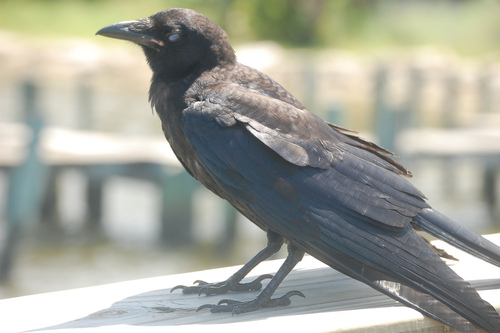
#> input picture sample/images/030.Fish_Crow/Fish_Crow_0012_25946.jpg, 500 x 333 px; its folder holds only this picture in this run
$ python I_Assignment_for_sample.py
#> lines starting #> are read from the running program, lines starting #| are printed output that depends on the picture; after the words box and inside, x2 and y2 are one past the last pixel; in counts of white or black regions, pixels touching at a corner belong together
#> further down, img is the input picture: shape (333, 500, 3); mean B, G, R 154.8, 165.5, 163.7
import os
import cv2
import numpy as np
from skimage.metrics import structural_similarity as ssim

# -----------------------------
# PATHS
# -----------------------------
image_dir = "sample/images"
gt_dir = "sample/segmentations"
output_dir = "output"
metrics_file = "metrics.txt"

os.makedirs(output_dir, exist_ok=True)

VALID_EXTS = {".jpg", ".jpeg", ".png", ".bmp"}

# -----------------------------
# FUNCTIONS
# -----------------------------
def kmeans_seg(image, k=3):
#> called with k = 3
    lab = cv2.cvtColor(image, cv2.COLOR_BGR2LAB)
#> lab: shape (333, 500, 3); mean of channels 0, 1, 2 170.5, 125.6, 133.1
    Z = lab.reshape((-1, 3)).astype(np.float32)

    _, label, center = cv2.kmeans(
        Z, k, None,
        (cv2.TERM_CRITERIA_EPS + cv2.TERM_CRITERIA_MAX_ITER, 100, 0.2),
        10, cv2.KMEANS_RANDOM_CENTERS
    )
#> center = [[95.44, 126.6, 125.1], [162.8, 124.5, 134], [223.9, 126, 137.4]]

    label = label.flatten()
    brightness = center[:, 0]  # L channel
#> brightness = [95.44, 162.8, 223.9]
    fg_label = np.argmax(brightness)
#> fg_label = 2
    mask = np.where(label == fg_label, 255, 0).astype(np.uint8)
    return mask.reshape(image.shape[:2])
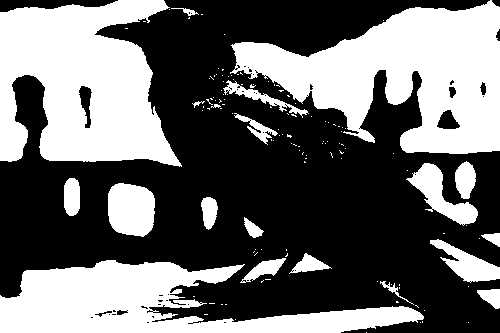
#> returned value: shape (333, 500); 41.6% white; 130 white regions (110 under 20 px), largest, box (x1, y1, x2, y2) and area: (230, 0, 500, 154) 22487, (0, 0, 182, 167) 21100, (0, 260, 424, 333) 16006

def otsu_seg(image):
    gray = cv2.cvtColor(image, cv2.COLOR_BGR2GRAY)
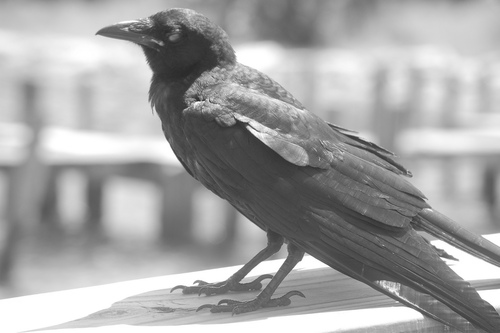
#> gray: shape (333, 500); min 38, max 255, mean 163.7
    _, th = cv2.threshold(gray, 0, 255, cv2.THRESH_BINARY + cv2.THRESH_OTSU)
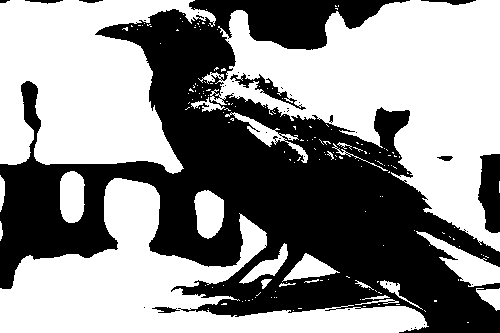
#> th: shape (333, 500); 55.3% white; 39 black regions (29 under 20 px), largest, box (x1, y1, x2, y2) and area: (0, 0, 500, 333) 72021, (478, 154, 500, 233) 1378, (230, 73, 306, 110) 555
    return th

def refine(mask, ksize=5):
    kernel = np.ones((ksize, ksize), np.uint8)
    return cv2.morphologyEx(mask, cv2.MORPH_CLOSE, kernel)

def align_mask(pred, gt):
    """Flip mask polarity if inverted relative to GT."""
    if np.sum(pred == gt) < np.sum(pred != gt):
        return 255 - pred
    return pred

def iou(a, b):
    a = (a > 127)
    b = (b > 127)
    inter = np.logical_and(a, b).sum()
    union = np.logical_or(a, b).sum()
    return inter / union if union != 0 else 0.0

def dice(a, b):
    a = (a > 127)
    b = (b > 127)
    inter = np.logical_and(a, b).sum()
    denom = a.sum() + b.sum()
    return (2 * inter) / denom if denom != 0 else 0.0

def compute_ssim(a, b):
    return ssim(a, b, data_range=255)

# -----------------------------
# PROCESS
# -----------------------------
all_km_iou, all_ot_iou = [], []
all_km_dice, all_ot_dice = [], []

with open(metrics_file, "w", encoding="utf-8") as f:

    classes = sorted(os.listdir(image_dir))[:10]
    print(f"Found {len(classes)} classes: {classes}\n")

    for cls in classes:
        print(f"Processing class: {cls}")

        img_path_cls = os.path.join(image_dir, cls)
        gt_path_cls  = os.path.join(gt_dir, cls)
        out_cls      = os.path.join(output_dir, cls)
        os.makedirs(out_cls, exist_ok=True)

        cls_km_iou, cls_ot_iou = [], []
        cls_km_dice, cls_ot_dice = [], []

        img_files = sorted([
            f for f in os.listdir(img_path_cls)
            if os.path.splitext(f)[1].lower() in VALID_EXTS
        ])
        print(f"  {len(img_files)} images found")

        for img_name in img_files:
            img_path = os.path.join(img_path_cls, img_name)
            base     = os.path.splitext(img_name)[0]
            gt_path  = os.path.join(gt_path_cls, base + ".png")

            if not os.path.exists(gt_path):
                print(f"  [SKIP] GT not found: {gt_path}")
                continue

            img = cv2.imread(img_path)
            gt  = cv2.imread(gt_path)

            if img is None:
                print(f"  [SKIP] Could not read image: {img_path}")
                continue
            if gt is None:
                print(f"  [SKIP] Could not read GT: {gt_path}")
                continue

            gt = cv2.resize(gt, (img.shape[1], img.shape[0]))

            # --- Segmentation ---
            km = kmeans_seg(img)         # returns binary mask directly
            ot = otsu_seg(img)

            # --- GT to binary ---
            gt_gray = cv2.cvtColor(gt, cv2.COLOR_BGR2GRAY)
            _, gt_bin = cv2.threshold(gt_gray, 127, 255, cv2.THRESH_BINARY)
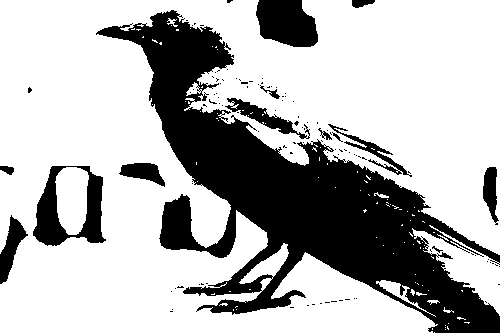
#> gt_bin: shape (333, 500); 70.4% white; 109 black regions (95 under 20 px), largest, box (x1, y1, x2, y2) and area: (96, 10, 500, 333) 40090, (33, 166, 106, 246) 2664, (256, 0, 318, 47) 2304

            # --- Align polarity ---
            km = align_mask(km, gt_bin)
            ot = align_mask(ot, gt_bin)

            # --- Refine ---
            km = refine(km)
#> in refine, `return cv2.morphologyEx(mask, cv2.MORPH_CLOSE, kernel)`:
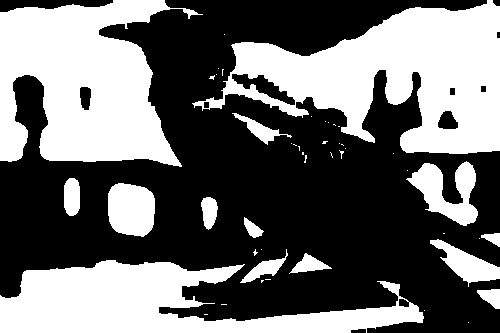
#> returned value: shape (333, 500); 42.7% white; 47 white regions (33 under 20 px), largest, box (x1, y1, x2, y2) and area: (192, 0, 500, 154) 23967, (0, 0, 203, 167) 21376, (0, 260, 424, 333) 16731
            ot = refine(ot)
#> call 2 of refine, with ksize = 5
#> in refine (call 2), `return cv2.morphologyEx(mask, cv2.MORPH_CLOSE, kernel)`:
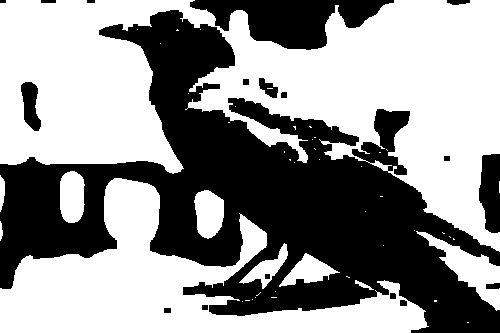
#> returned value: shape (333, 500); 57.4% white; 18 black regions (1 under 20 px), largest, box (x1, y1, x2, y2) and area: (0, 10, 500, 333) 62708, (190, 0, 394, 50) 5498, (479, 154, 500, 233) 1367

            # --- Metrics ---
            km_iou_val  = iou(km, gt_bin)
#> in iou, `inter = np.logical_and(a, b).sum()`: inter = 70884
#> in iou, `union = np.logical_or(a, b).sum()`: union = 117394
#> km_iou_val = 0.604
            ot_iou_val  = iou(ot, gt_bin)
#> ot_iou_val = 0.805
            km_dice_val = dice(km, gt_bin)
#> in dice, `inter = np.logical_and(a, b).sum()`: inter = 70884
#> in dice, `denom = a.sum() + b.sum()`: denom = 188278
#> km_dice_val = 0.753
            ot_dice_val = dice(ot, gt_bin)
#> ot_dice_val = 0.892
            km_ssim_val = compute_ssim(km, gt_bin)
#> km_ssim_val = 0.543
            ot_ssim_val = compute_ssim(ot, gt_bin)
#> ot_ssim_val = 0.706

            cls_km_iou.append(km_iou_val)
            cls_ot_iou.append(ot_iou_val)
            cls_km_dice.append(km_dice_val)
            cls_ot_dice.append(ot_dice_val)

            # --- Save masks as PNG ---
            km_out = os.path.join(out_cls, f"km_{base}.png")
            ot_out = os.path.join(out_cls, f"ot_{base}.png")

            ok_km = cv2.imwrite(km_out, km)
            ok_ot = cv2.imwrite(ot_out, ot)

            if not ok_km:
                print(f"  [WARN] Failed to save: {km_out}")
            if not ok_ot:
                print(f"  [WARN] Failed to save: {ot_out}")

            # --- Write per-image metrics ---
            f.write(f"{cls}/{img_name}\n")
            f.write(f"  KMeans : IoU={km_iou_val:.3f}  Dice={km_dice_val:.3f}  SSIM={km_ssim_val:.3f}\n")
            f.write(f"  Otsu   : IoU={ot_iou_val:.3f}  Dice={ot_dice_val:.3f}  SSIM={ot_ssim_val:.3f}\n\n")

        # --- Per-class summary ---
        if cls_km_iou:
            cm_km  = np.mean(cls_km_iou)
#> cm_km = 0.604
            cm_ot  = np.mean(cls_ot_iou)
#> cm_ot = 0.805
            cd_km  = np.mean(cls_km_dice)
#> cd_km = 0.753
            cd_ot  = np.mean(cls_ot_dice)
#> cd_ot = 0.892

            summary = (
                f"[{cls}] MEAN → "
                f"KMeans: IoU={cm_km:.3f} Dice={cd_km:.3f} | "
                f"Otsu: IoU={cm_ot:.3f} Dice={cd_ot:.3f}"
            )
            print(f"  {summary}")
#|   [030.Fish_Crow] MEAN → KMeans: IoU=0.604 Dice=0.753 | Otsu: IoU=0.805 Dice=0.892
            f.write(summary + "\n")
            f.write("-" * 60 + "\n\n")

            all_km_iou.extend(cls_km_iou)
            all_ot_iou.extend(cls_ot_iou)
            all_km_dice.extend(cls_km_dice)
            all_ot_dice.extend(cls_ot_dice)
        else:
            print(f"  [WARN] No valid images processed for class: {cls}")
#> pass 2 of the loop `for cls in classes:`:
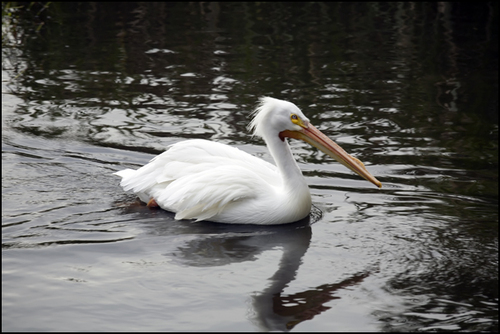
#> input picture sample/images/101.White_Pelican/White_Pelican_0014_96417.jpg, 500 x 334 px
#> img is the input picture: shape (334, 500, 3); mean B, G, R 93.9, 96.6, 97.2
#> lab: shape (334, 500, 3); mean of channels 0, 1, 2 99.9, 127.8, 129.8
#> center = [[181.9, 128, 127.8], [25.83, 127.5, 131.5], [103.2, 128, 130.2]]
#> brightness = [181.9, 25.83, 103.2]
#> fg_label = 0
#> in kmeans_seg (call 2), `return mask.reshape(image.shape[:2])`:
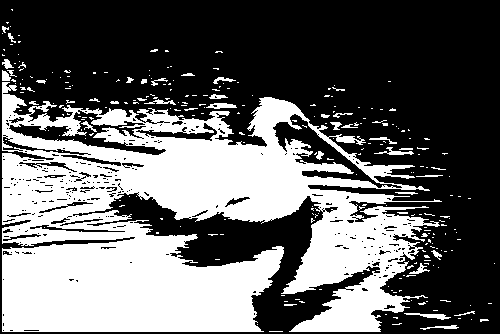
#> returned value: shape (334, 500); 39.9% white; 272 white regions (233 under 20 px), largest, box (x1, y1, x2, y2) and area: (2, 82, 442, 332) 63804, (404, 313, 451, 320) 141, (206, 103, 237, 109) 120
#> gray: shape (334, 500)
#> th: shape (334, 500); 46.2% white; 245 white regions (199 under 20 px), largest, box (x1, y1, x2, y2) and area: (2, 52, 482, 332) 73398, (132, 94, 189, 107) 259, (373, 147, 438, 155) 258
#> gt_bin: shape (334, 500); 41.3% white; 273 white regions (230 under 20 px), largest, box (x1, y1, x2, y2) and area: (2, 70, 448, 332) 65837, (404, 313, 452, 320) 148, (204, 102, 237, 109) 127
#> in refine (call 4), `return cv2.morphologyEx(mask, cv2.MORPH_CLOSE, kernel)`:
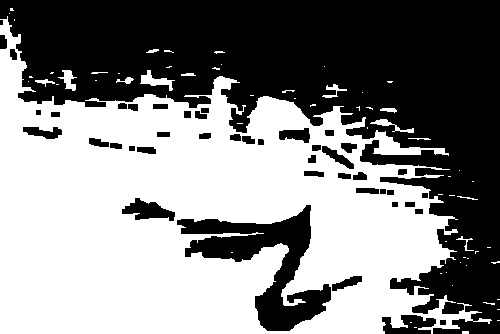
#> returned value: shape (334, 500); 52.3% white; 44 black regions (1 under 20 px), largest, box (x1, y1, x2, y2) and area: (0, 0, 500, 334) 68100, (177, 205, 331, 331) 6866, (382, 315, 436, 334) 685
#> a: shape (334, 500) bool; 46.1% white; 87 white regions (69 under 20 px), largest, box (x1, y1, x2, y2) and area: (0, 49, 450, 334) 75701, (404, 310, 451, 320) 162, (141, 70, 172, 91) 146
#> km_iou_val = 0.877
#> ot_iou_val = 0.789
#> km_dice_val = 0.935
#> ot_dice_val = 0.882
#> km_ssim_val = 0.791
#> ot_ssim_val = 0.664
#> cm_km = 0.877
#> cm_ot = 0.789
#> cd_km = 0.935
#> cd_ot = 0.882
#|   [101.White_Pelican] MEAN → KMeans: IoU=0.877 Dice=0.935 | Otsu: IoU=0.789 Dice=0.882

    # --- Overall summary ---
    if all_km_iou:
        f.write("=" * 60 + "\n")
        f.write("OVERALL\n")
        f.write(f"  KMeans : IoU={np.mean(all_km_iou):.3f}  Dice={np.mean(all_km_dice):.3f}\n")
        f.write(f"  Otsu   : IoU={np.mean(all_ot_iou):.3f}  Dice={np.mean(all_ot_dice):.3f}\n")

        print("\n--- OVERALL ---")
        print(f"  KMeans : IoU={np.mean(all_km_iou):.3f}  Dice={np.mean(all_km_dice):.3f}")
#|   KMeans : IoU=0.741  Dice=0.844
        print(f"  Otsu   : IoU={np.mean(all_ot_iou):.3f}  Dice={np.mean(all_ot_dice):.3f}")
#|   Otsu   : IoU=0.797  Dice=0.887

print("\nDone.")
